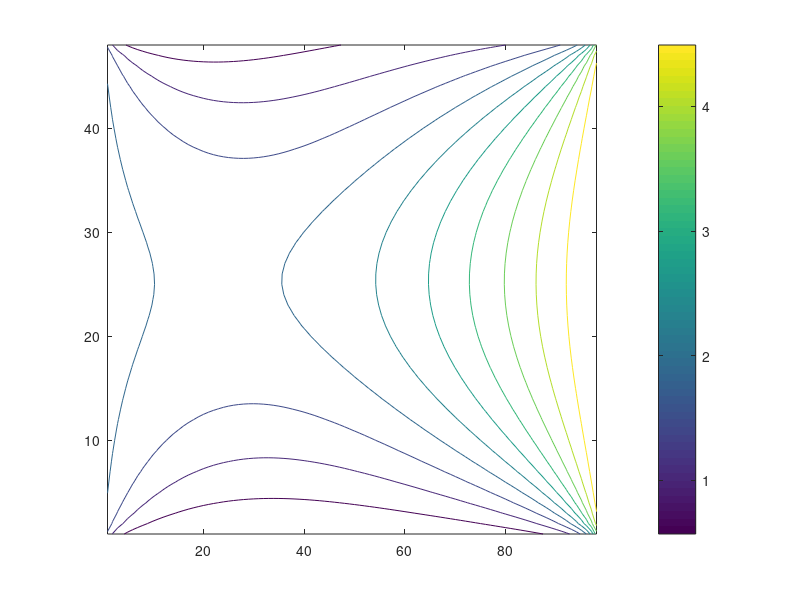

Write the MATLAB code that produced this figure.
clc;
clear;

n = 50;

file1 = fopen('Output.txt','r');
v = fscanf(file1, '%f', [n-2 Inf])';
v_all = zeros(size(v) + 2);

v_all(2:end-1, 2:end-1) = v;
figure(1), contour(rot90(fliplr(v))), axis('square'); 
colorbar;
